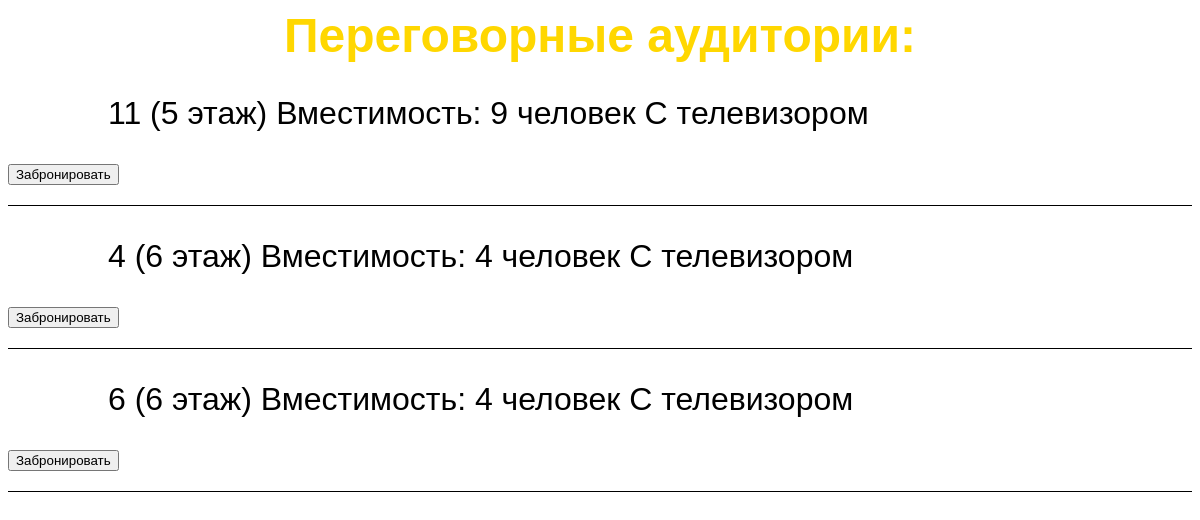
/meetingRooms/, run on an earlier commit of the app's database.
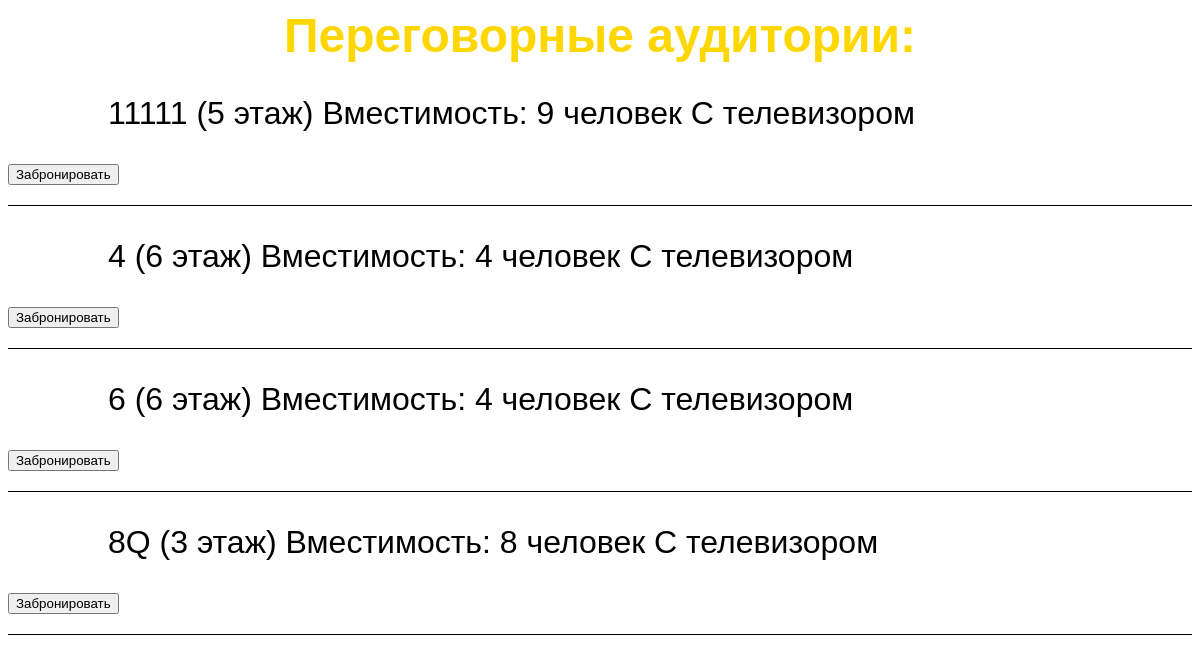
And on a later commit of the database.
### spiderapp/models.py (models this page shows, shortened)
class MeetingRoom(models.Model):
    number = models.CharField(max_length=10)
    floor = models.IntegerField()
    capacity = models.IntegerField()
    has_tv = models.BooleanField()
    reserved_by = models.ForeignKey(Employee, on_delete=models.SET_NULL, null=True, blank=True, related_name='reserved_rooms')
    participants = models.ManyToManyField(Employee, blank=True, related_name='meeting_rooms')
    start_time = models.DateTimeField(blank=True, null=True)
    end_time = models.DateTimeField(blank=True, null=True)

### spiderapp/views.py (the view)
# urls.py: path('meetingRooms/', meetingRoom_view, name='meetingRooms'),
def meetingRoom_view(request):
    meetingRooms = MeetingRoom.objects.all()
    return render(request, 'spiderapp/meetingRoom.html', {'meetingRooms': meetingRooms})

### spiderapp/templates/spiderapp/meetingRoom.html (shortened to what this page needs)
{% load static %}
<html lang="en">
<head>
    <link rel="stylesheet" href="{% static 'css/configuration.css' %}">
</head>
<body>
  <h1>Переговорные аудитории:</h1>
{% for meetingRoom  in meetingRooms %}
<div>
    <p>
        <span>{{ meetingRoom.number }}</span>
        <span>({{ meetingRoom.floor }} этаж)</span>
        <span>Вместимость: {{ meetingRoom.capacity }} человек</span>
        {% if meetingRoom.has_tv %}
            <span>С телевизором</span>
        {% else %}
            <span>Без телевизора</span>
        {% endif %}
    </p>
    {% if meetingRoom.reserved_by %}
        <p>
            <span>Забронирована: {{ meetingRoom.reserved_by }}</span>
            <span>( {{ meetingRoom.participants.all|join:", " }} )</span>
        </p>
        <p>
            <span>С {{ meetingRoom.start_time }} по {{ meetingRoom.end_time }}</span>
        </p>
        <a href="{% url 'edit_booking' meetingRoom.id %}"><button>Редактировать</button></a>
        <a href="{% url 'delete_booking' meetingRoom.id %}"><button>Удалить бронирование</button></a>
    {% else %}
        <a href="{% url 'booking' meetingRoom.id %}"><button>Забронировать</button></a>
    {% endif %}
</div>
{% endfor %}
</body>
</html>

What changed in the data, as far as the page shows it:
changed MeetingRoom (number 1 of 4 on the later page): number "11" → "11111"
added MeetingRoom: number "8Q", floor "3", capacity "8", has_tv "С телевизором", shows "Забронировать"
